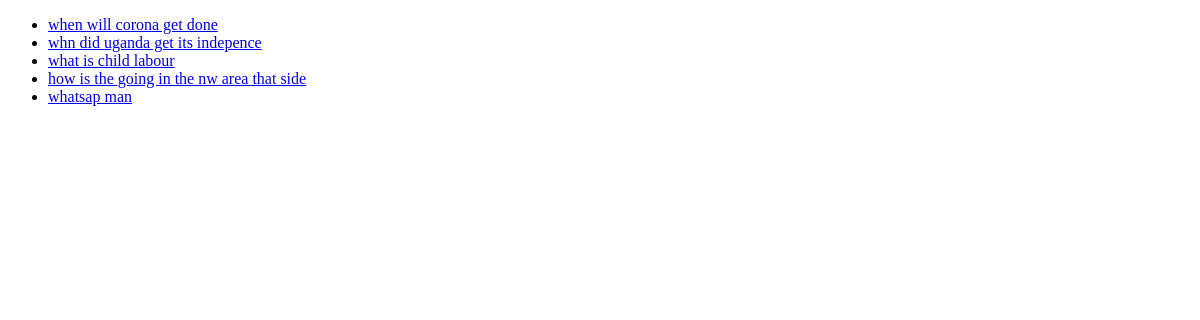
/polls/, run on an earlier commit of the app's database.
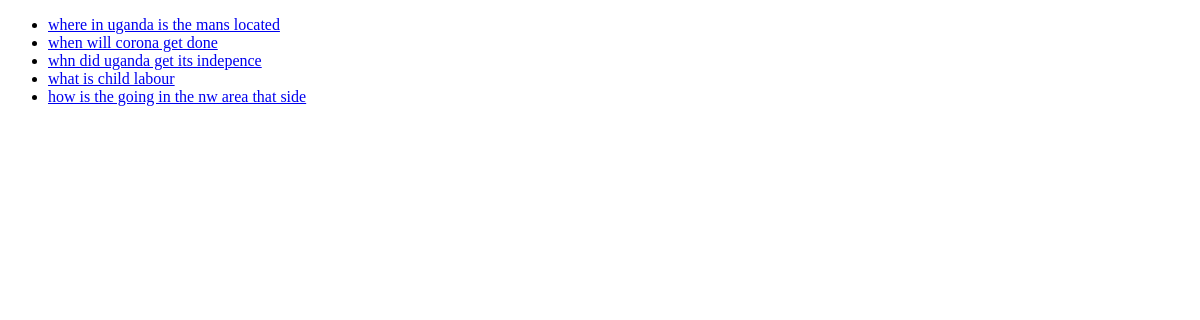
And on a later commit of the database.
### polls/models.py (models this page shows, shortened)
class Question(models.Model):
    question_text = models.CharField(max_length=250)
    pub_date = models.DateTimeField("date  published")

### polls/views.py (the view)
# urls.py: path("",views.IndexView.as_view(),name='index'),
class IndexView(generic.ListView):
    template_name = 'polls/index.html'
    context_object_name = 'latest_question_list'
    def get_queryset(self):
        return Question.objects.filter(
            pub_date__lte=timezone.now()
        ).order_by('-pub_date')[:5]

### polls/templates/polls/index.html (shortened to what this page needs)
<!DOCTYPE html>
<html lang="en">
<head>
</head>
<body>
    {% if latest_question_list %}
    <ul>
        {% for question in latest_question_list  %}
        <li><a href="{% url 'polls:detail' question.id %}">{{question.question_text}}</a></li>
        {% endfor %}
    </ul>
    {% else %}
    <p>No polls are avialable at the moment </p>
    {% endif %}
</body>
</html>

What changed in the data, as far as the page shows it:
no longer on this page (row unchanged): Question: question_text "whatsap man"
added Question: question_text "where in uganda is the mans located"
